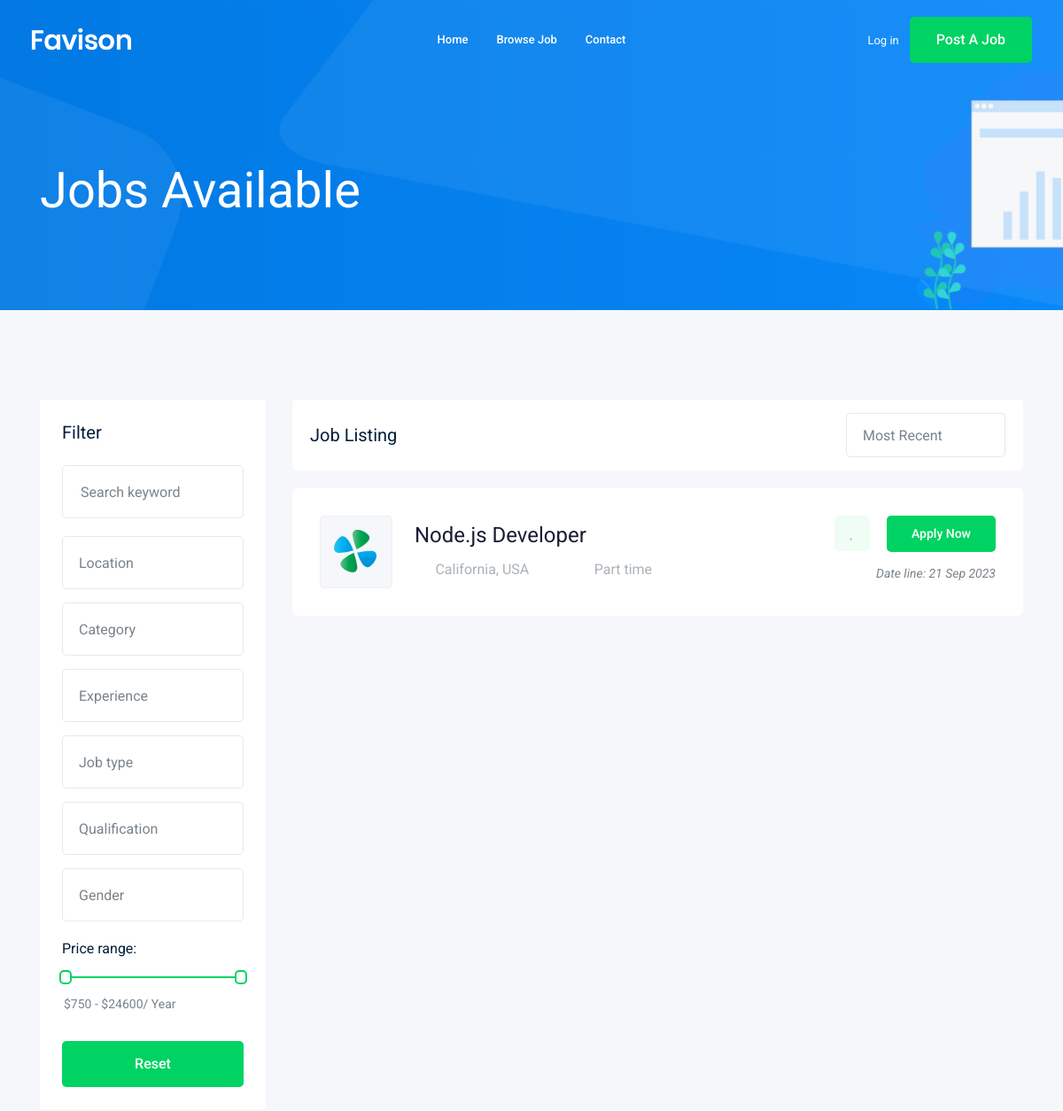
Before: /job/?page=2 (upper part) with the older database file.
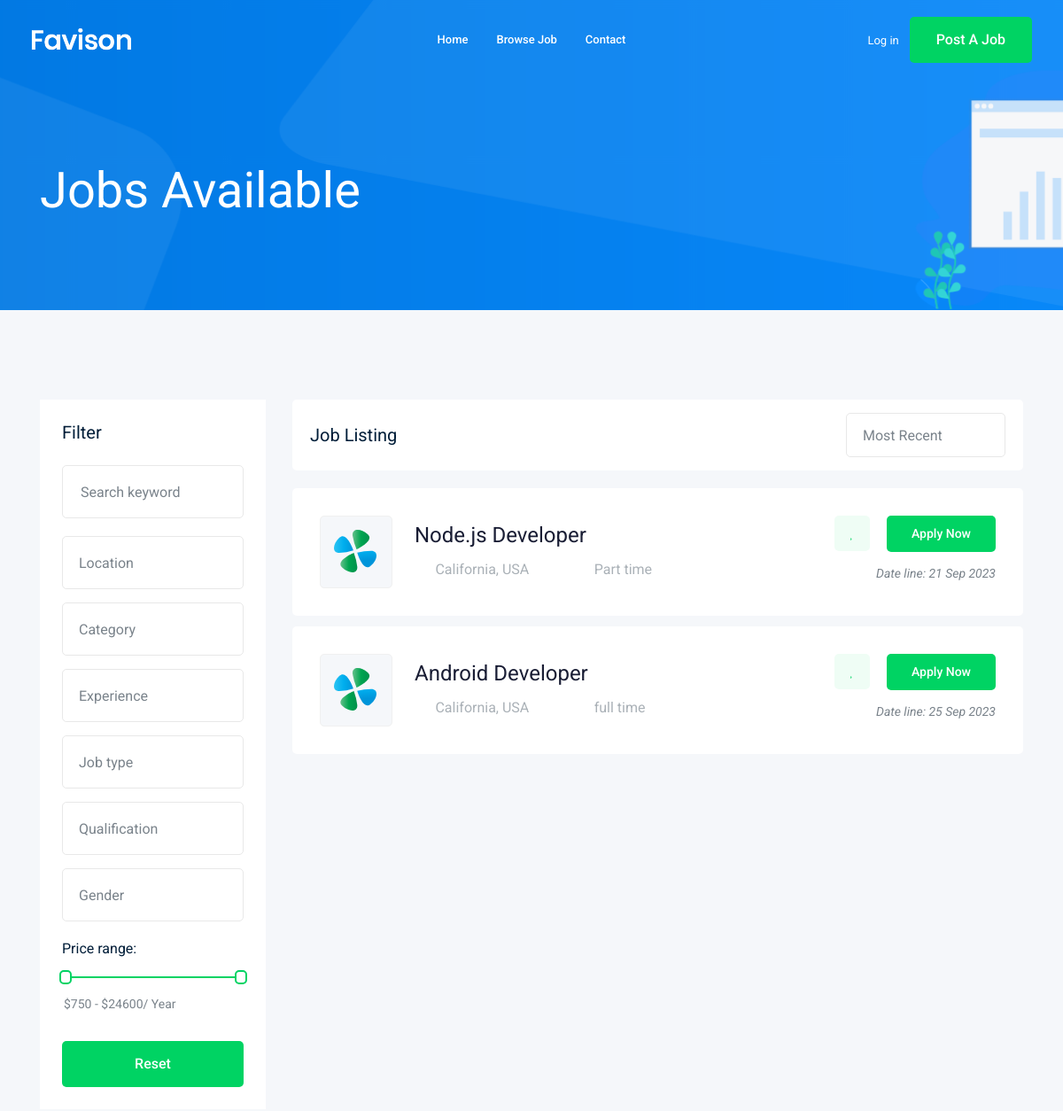
After: the same page with the newer database file.
### job/models.py (models this page shows, shortened)
class job(models.Model):
    title=models.CharField(max_length=100)
    author=models.ForeignKey(User,related_name="job_owner",on_delete=models.CASCADE)
    job_type=models.CharField(max_length=15,choices=Job_type)
    description=models.TextField(max_length=1000)
    published_At=models.DateTimeField(auto_now=True)
    vacancy=models.IntegerField(default=1)
    salary=models.IntegerField(default=0)
    experience=models.IntegerField(default=1)
    category=models.ForeignKey('category',on_delete=models.CASCADE)
    img=models.ImageField(upload_to=image_upload_name)
    slug=models.SlugField(blank=True,null=True)
    def __str__(self):
        return self.title

### job/views.py (the view)
# urls.py: path('', views.Job_list,name='job_list'),
def Job_list(request):
    Job_list=job.objects.all()
    paginator = Paginator(Job_list, 3)
    page_number = request.GET.get("page")
    page_obj = paginator.get_page(page_number)
    context={'jobs':page_obj}
    return render(request,'jobs/jobs_list.html',context)

### job/templates/jobs/jobs_list.html (shortened to what this page needs)
{% extends 'base.html' %}
{% block body %}
    <div class="bradcam_area bradcam_bg_1">
        <div class="container">
            <div class="row">
                <div class="col-xl-12">
                    <div class="bradcam_text">
                        <h3>{{jobs.count}} Jobs Available</h3>
                    </div>
                </div>
            </div>
        </div>
    </div>
    <div class="job_listing_area plus_padding">
        <div class="container">
            <div class="row">
                <div class="col-lg-3">
                    <div class="job_filter white-bg">
                        <div class="form_inner white-bg">
                            <h3>Filter</h3>
                            <form action="#">
                                <div class="row">
                                    <div class="col-lg-12">
                                        <div class="single_field">
                                            <input type="text" placeholder="Search keyword">
                                        </div>
                                    </div>
                                    <div class="col-lg-12">
                                    </div>
                                    <div class="col-lg-12">
                                    </div>
                                    <div class="col-lg-12">
                                    </div>
                                    <div class="col-lg-12">
                                    </div>
                                    <div class="col-lg-12">
                                    </div>
                                    <div class="col-lg-12">
                                    </div>
                                </div>
                            </form>
                        </div>
                        <div class="range_wrap">
                            <label for="amount">Price range:</label>
                            <div id="slider-range"></div>
                            <p>
                                <input type="text" id="amount" readonly style="border:0; color:#7A838B; font-size: 14px; font-weight:400;">
                            </p>
                        </div>
                        <div class="reset_btn">
                            <button  class="boxed-btn3 w-100" type="submit">Reset</button>
                        </div>
                    </div>
                </div>
                <div class="col-lg-9">
                    <div class="recent_joblist_wrap">
                        <div class="recent_joblist white-bg ">
                            <div class="row align-items-center">
                                <div class="col-md-6">
                                    <h4>Job Listing</h4>
                                </div>
                                <div class="col-md-6">
                                    <div class="serch_cat d-flex justify-content-end">
                                    </div>
                                </div>
                            </div>
                        </div>
                    </div>
                    <div class="job_lists m-0">
                        <div class="row">
                            {% for job in jobs %}
                            <div class="col-lg-12 col-md-12">
                                <div class="single_jobs white-bg d-flex justify-content-between">
                                    <div class="jobs_left d-flex align-items-center">
                                        <div class="thumb">
                                            <img src="img/svg_icon/1.svg" alt="">
                                        </div>
                                        <div class="jobs_conetent">
                                            <a href="{% url 'jobs:job_detail' job.slug %}"><h4>{{job}}</h4></a>
                                            <div class="links_locat d-flex align-items-center">
                                                <div class="location">
                                                    <p> <i class="fa fa-map-marker"></i> California, USA</p>
                                                </div>
                                                <div class="location">
                                                    <p> <i class="fa fa-clock-o"></i> {{job.job_type}}</p>
                                                </div>
                                            </div>
                                        </div>
                                    </div>
                                    <div class="jobs_right">
                                        <div class="apply_now">
                                            <a class="heart_mark" href="#"> <i class="fa fa-heart"></i> </a>
                                            <a href="{% url 'jobs:job_detail' job.slug %}" class="boxed-btn3">Apply Now</a>
                                        </div>
                                        <div class="date">
                                            <p>Date line: {{job.published_At | date:'d M o'}}</p>
                                        </div>
                                    </div>
                                </div>
                            </div>
                            {% endfor %}
                                </div>
                            </div>
                        </div>
                    </div>
                </div>
            </div>
{% endblock body%}

### templates/base.html (shortened to what this page needs)
{% load static %}
<!doctype html>
<html class="no-js" lang="zxx">
<head>
    <link rel="stylesheet" href="{% static 'css/bootstrap.min.css' %}">
    <link rel="stylesheet" href="{% static 'css/owl.carousel.min.css' %}">
    <link rel="stylesheet" href="{% static 'css/magnific-popup.css' %}">
    <link rel="stylesheet" href="{% static 'css/font-awesome.min.css' %}">
    <link rel="stylesheet" href="{% static 'css/themify-icons.css' %}">
    <link rel="stylesheet" href="{% static 'css/nice-select.css' %}">
    <link rel="stylesheet" href="{% static 'css/flaticon.css' %}">
    <link rel="stylesheet" href="{% static 'css/jquery-ui.css' %}">
    <link rel="stylesheet" href="{% static 'css/gijgo.css' %}">
    <link rel="stylesheet" href="{% static 'css/animate.min.css' %}">
    <link rel="stylesheet" href="{% static 'css/slicknav.css' %}">
    <link rel="stylesheet" href="{% static 'css/style.css' %}">
</head>
<body>
    <header>
        <div class="header-area ">
            <div id="sticky-header" class="main-header-area">
                <div class="container-fluid ">
                    <div class="header_bottom_border">
                        <div class="row align-items-center">
                            <div class="col-xl-3 col-lg-2">
                                <div class="logo">
                                    <a href="index.html">
                                        <img src="img/logo.png" alt="">
                                    </a>
                                </div>
                            </div>
                            <div class="col-xl-6 col-lg-7">
                                <div class="main-menu  d-none d-lg-block">
                                    <nav>
                                        <ul id="navigation">
                                            <li><a href="{% url 'jobs:job_list' %}">home</a></li>
                                            <li><a href="{% url 'jobs:job_list' %}">Browse Job</a></li>
                                            <li><a href="{% url 'contact_us:contactMe' %}">Contact</a></li>
                                        </ul>
                                    </nav>
                                </div>
                            </div>
                            <div class="col-xl-3 col-lg-3 d-none d-lg-block">
                                <div class="Appointment">
                                {% if request.user.is_authenticated %}
                                  <div class="phone_num d-none d-xl-block">
                                    <a href="{% url 'accounts:profile' %}">Profile</a>
                                  </div>
                                {% else %}
                                  <div class="phone_num d-none d-xl-block">
                                    <a href="{% url 'login' %}">Log in</a>
                                  </div>
                                {% endif %}
                                    <div class="d-none d-lg-block">
                                        <a class="boxed-btn3" href="{% url 'jobs:add_job' %}">Post a Job</a>
                                    </div>
                                </div>
                            </div>
                            <div class="col-12">
                            </div>
                        </div>
                    </div>
                </div>
            </div>
        </div>
    </header>
    {% block body %}
    {% endblock body %}
</body>
</html>

Changed rows visible on the page:
added job: title "Android Developer", job_type "full time", published_At "25 Sep 2023"
